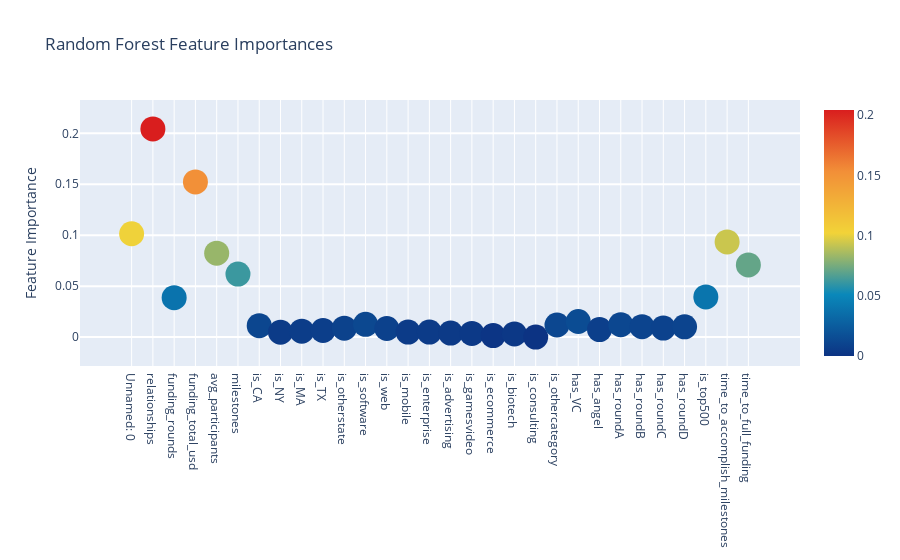

The cell this chart's notebook holds for it:
### Code cell
#Create Logistic Regression Feature Importance Graph using the instantiated function
plotly_scatterplots(rf_features, 'Random Forest Feature Importances')

### Figure 1 — Plotly figure (JSON) as saved in the notebook; plotly's stock layout.template omitted (floating-point values rounded to 4 significant figures)
{"data": [{"marker": {"color": [0.1014, 0.2043, 0.03871, 0.1523, 0.08233, 0.06184, 0.01116, 0.004766, 0.005833, 0.006452, 0.008754, 0.01251, 0.008409, 0.004885, 0.00493, 0.003915, 0.003568, 0.00147, 0.003073, 0, 0.01188, 0.01528, 0.007328, 0.01219, 0.01019, 0.008838, 0.01006, 0.03939, 0.09343, 0.0708], "colorscale": [[0, "rgb(12,51,131)"], [0.25, "rgb(10,136,186)"], [0.5, "rgb(242,211,56)"], [0.75, "rgb(242,143,56)"], [1, "rgb(217,30,30)"]], "showscale": true, "size": 25, "sizemode": "diameter", "sizeref": 1}, "mode": "markers", "text": ["Unnamed: 0", "relationships", "funding_rounds", "funding_total_usd", "avg_participants", "milestones", "is_CA", "is_NY", "is_MA", "is_TX", "is_otherstate", "is_software", "is_web", "is_mobile", "is_enterprise", "is_advertising", "is_gamesvideo", "is_ecommerce", "is_biotech", "is_consulting", "is_othercategory", "has_VC", "has_angel", "has_roundA", "has_roundB", "has_roundC", "has_roundD", "is_top500", "time_to_accomplish_milestones", "time_to_full_funding"], "type": "scatter", "x": ["Unnamed: 0", "relationships", "funding_rounds", "funding_total_usd", "avg_participants", "milestones", "is_CA", "is_NY", "is_MA", "is_TX", "is_otherstate", "is_software", "is_web", "is_mobile", "is_enterprise", "is_advertising", "is_gamesvideo", "is_ecommerce", "is_biotech", "is_consulting", "is_othercategory", "has_VC", "has_angel", "has_roundA", "has_roundB", "has_roundC", "has_roundD", "is_top500", "time_to_accomplish_milestones", "time_to_full_funding"], "y": [0.1014, 0.2043, 0.03871, 0.1523, 0.08233, 0.06184, 0.01116, 0.004766, 0.005833, 0.006452, 0.008754, 0.01251, 0.008409, 0.004885, 0.00493, 0.003915, 0.003568, 0.00147, 0.003073, 0, 0.01188, 0.01528, 0.007328, 0.01219, 0.01019, 0.008838, 0.01006, 0.03939, 0.09343, 0.0708]}], "layout": {"autosize": true, "hovermode": "closest", "showlegend": false, "title": {"text": "Random Forest Feature Importances"}, "yaxis": {"gridwidth": 2, "ticklen": 5, "title": {"text": "Feature Importance"}}}}
